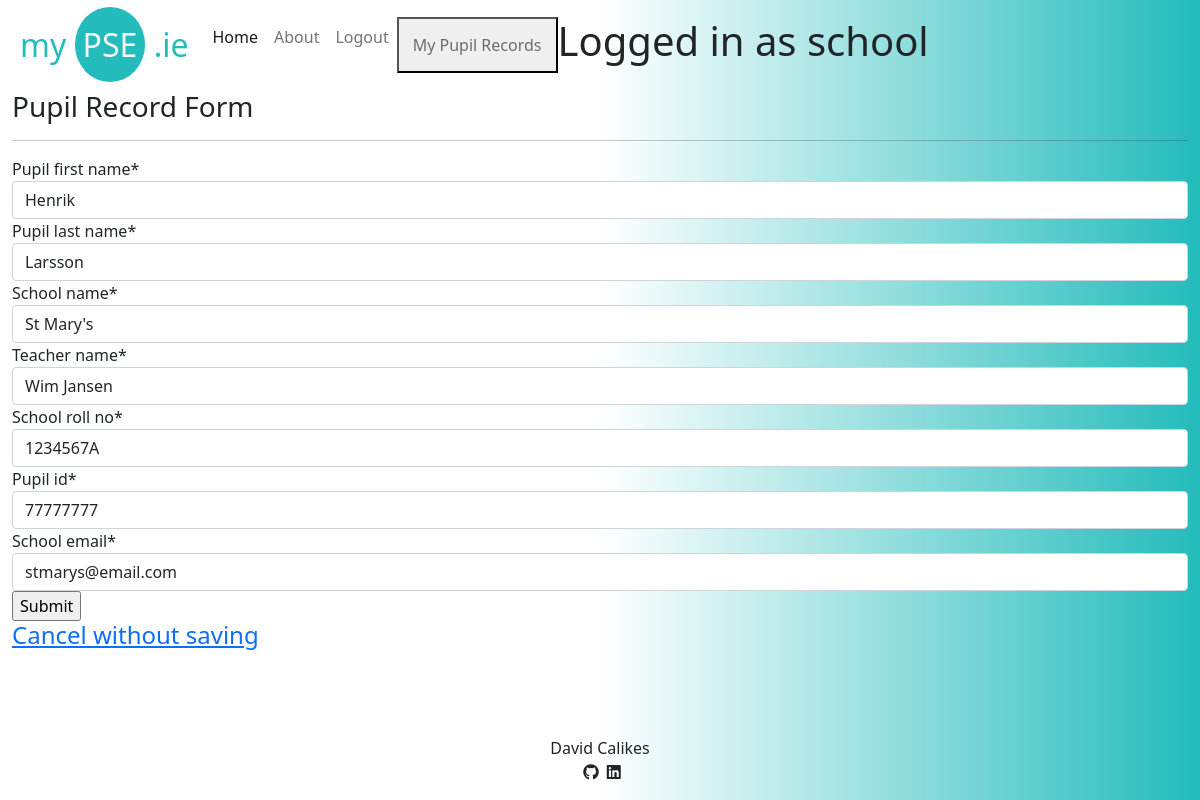
Before: /update/1 (signed in) with the older database file.
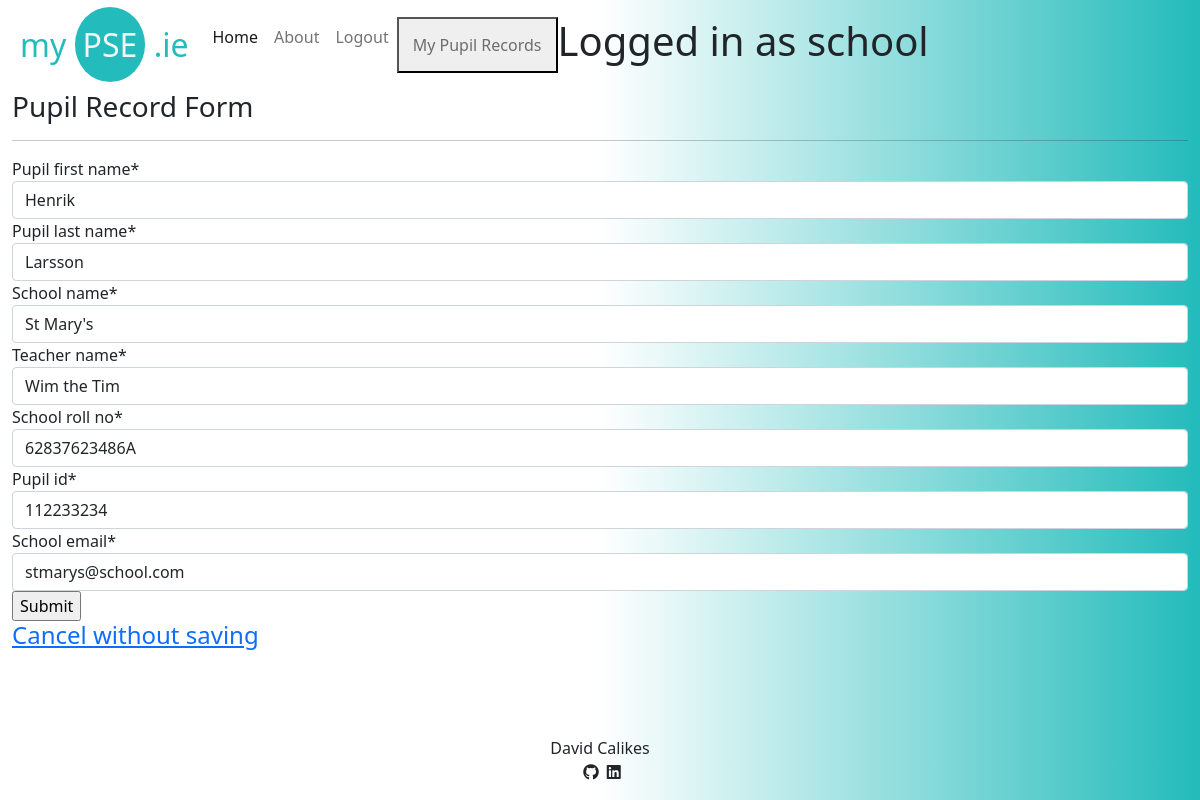
After: the same page with the newer database file.
### passport/models.py (models this page shows, shortened)
class EnrolledPupil(models.Model):
    pupil_last_name = models.CharField(
        max_length=200, default='')
    pupil_first_name = models.CharField(
        max_length=200, default='')
    school_name = models.CharField(
        max_length=200, default='')
    teacher_name = models.CharField(
        max_length=200, default='')
    school_roll_no = models.CharField(
        max_length=200, default='')
    pupil_id = models.PositiveIntegerField(
        default=0, unique=True)
    school_email = models.EmailField(max_length=200)
    created_by = models.ForeignKey(NewUser,
                                   on_delete=models.CASCADE,
                                   related_name='school_admin')
    last_updated = models.DateTimeField(auto_now=True)

### passport/views.py (the view)
# urls.py: path('update/<int:pk>', views.UpdatePupilRecord.as_view(), name='update_pupil_record'),
class UpdatePupilRecord(generic.edit.UpdateView):
    model = EnrolledPupil
    form_class = PupilRecordForm
    template_name = 'pupil_record_form.html'
    success_url = reverse_lazy('enrolled_pupil_list')

### passport/forms.py
class PupilRecordForm(forms.ModelForm):
    class Meta:
        model = EnrolledPupil
        fields = ('pupil_first_name', 'pupil_last_name',
                  'school_name', 'teacher_name', 'school_roll_no',
                  'pupil_id', 'school_email', )

### templates/pupil_record_form.html (shortened to what this page needs)
{% extends "base.html" %}
{% load crispy_forms_tags %}
{% block content %}
<div class="container-fluid">
    <div class="row">
        {% if user.is_authenticated and user.user_type == "school" %}
        <div>
            <h3 class="nav-item">Pupil Record Form</h3>
            <hr>
            <form method="POST" enctype='multipart/form-data'>
                {{ form | crispy }}
                <input type="submit" value="Submit">
            </form>
        </div>
        <a href="{% url 'enrolled_pupil_list' %}"><h4>Cancel without saving</h4></a>
        {% else %}
        <h1>
            Unauthorised user go back!
        </h1>
        {% endif %}
    {% endblock %}

Changed rows visible on the page:
changed EnrolledPupil "Henrik": teacher_name "Wim Jansen" → "Wim the Tim"; school_roll_no "1234567A" → "62837623486A"; pupil_id "77777777" → "112233234"; school_email "stmarys@email.com" → "stmarys@school.com"
